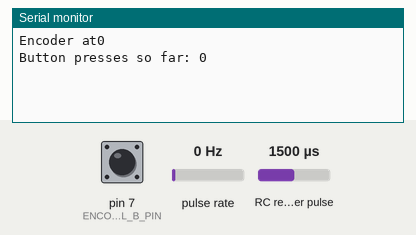
Recording of a program running on a simulated Arduino Nano, built with avr-gcc and run on an emulated ATmega328P. Shown: the last lines printed to the serial monitor. Wiring (inferred from the names in the program): RC receiver channel: data pin 2; pulse sensor: data pin 3. The inputs (shaded band) are chosen by the test bench; at power-on: pulse rate 0 Hz, pin 7 (ENCODER_CHANNEL_B_PIN) HIGH, RC receiver pulse 1500 µs.

Above: at 1.2 s.
1.3 s: pulse rate (sensor on pin 3) set to 4 Hz
At 2.6 s:
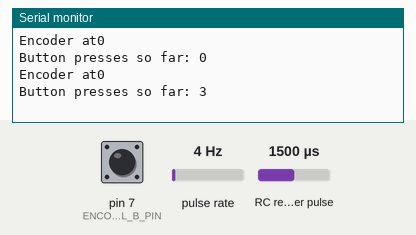
2.8 s: pulse rate (sensor on pin 3) set to 50 Hz
At 3.8 s:
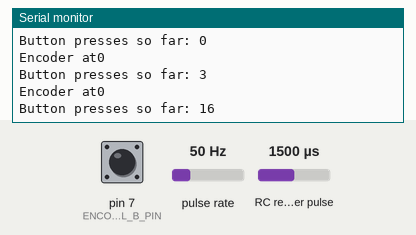
Timing chart, 0 to 5.8 s (numbered marks = the images above; inputs shaded):
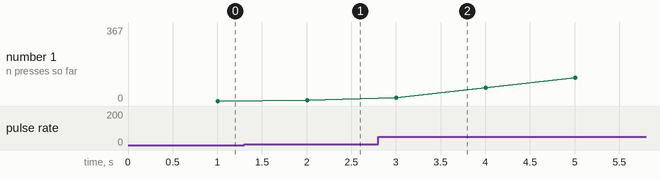

The program:

main.cpp
```cpp
#include <Arduino.h>

#include "Encoder.hpp"

/**************************
 * Variables / Constants
 **************************/
/**
 * Note: On a Nano, the channel A pin and the encoder switch pin MUST be
 * either pin 2 or 3 because these are the only two pins that the Arduino
 * can attach an interrupt to. We're only triggering off channel A (which
 * reduces our resolution but this doesn't matter for a simple human input
 * device).
 */
static const uint8_t ENCODER_CHANNEL_A_PIN = 2;
static const uint8_t ENCODER_CHANNEL_B_PIN = 7;
static const uint8_t ENCODER_SWITCH_PIN = 3;

Encoder mEncoder(2, 7);
unsigned long nextTime;
unsigned int mButtonPressesWaitingToAction;

/**************************
 * Interrupt function calls
 **************************/
void userTurn() {
  mEncoder.update();
}

void userSelectButtonPress() {
  mButtonPressesWaitingToAction++;
}

/**************************
 * Entry point methods
 **************************/
void setup() {
  attachInterrupt(digitalPinToInterrupt(ENCODER_CHANNEL_A_PIN), userTurn, CHANGE);
  attachInterrupt(digitalPinToInterrupt(ENCODER_SWITCH_PIN), userSelectButtonPress, RISING);
  Serial.begin(115200);
  nextTime = millis() + 1000;
  mButtonPressesWaitingToAction = 0;
}

void loop() {
  if (millis() > nextTime) {
    Serial.println("Encoder at" + String(mEncoder.getPosition()));
    Serial.println("Button presses so far: " + String(mButtonPressesWaitingToAction));
    nextTime = millis() + 1000;
  }
}
```

encoder.hpp
```cpp
#ifndef __ENCODER_H__
#define __ENCODER_H__

#include <Arduino.h>

class Encoder {
    /*
      wraps encoder setup and update functions in a class

      !!! NOTE : user must call the encoders update method from an
      interrupt function himself! i.e. user must attach an interrupt to the
      encoder pin A and call the encoder update method from within the
      interrupt

      uses Arduino pull-ups on A & B channel outputs
      turning on the pull-ups saves having to hook up resistors
      to the A & B channel outputs

      // ------------------------------------------------------------------------------------------------
      // Example usage :
      // ------------------------------------------------------------------------------------------------
          #include "Encoder.h"

          Encoder encoder(2, 4);

          void setup() {
              attachInterrupt(0, doEncoder, CHANGE);
              Serial.begin (115200);
              Serial.println("start");
          }

          void loop(){
              // do some stuff here - the joy of interrupts is that they take care of themselves
          }

          void doEncoder(){
              encoder.update();
              Serial.println( encoder.getPosition() );
          }
      // ------------------------------------------------------------------------------------------------
      // Example usage end
      // ------------------------------------------------------------------------------------------------
    */
  public:

    // constructor : sets pins as inputs and turns on pullup resistors

    Encoder( int8_t PinA, int8_t PinB) : pin_a ( PinA), pin_b( PinB ) {
      // set pin a and b to be input
      pinMode(pin_a, INPUT);
      pinMode(pin_b, INPUT);
      // and turn on pull-up resistors
      digitalWrite(pin_a, HIGH);
      digitalWrite(pin_b, HIGH);
    };

    // call this from your interrupt function

    void update () {
      if (digitalRead(pin_a)) digitalRead(pin_b) ? position++ : position--;
      else digitalRead(pin_b) ? position-- : position++;
    };

    // returns current position

    long int getPosition () {
      return position;
    };

    // set the position value

    void setPosition ( const long int p) {
      position = p;
    };

  private:

    long int position;

    int8_t pin_a;

    int8_t pin_b;
};

#endif // __ENCODER_H__
```

Measured:
- after the input at 1.3 s, the serial monitor: prints a new line after 0.70 s (image 1)
- after the input at 2.8 s, the serial monitor: prints a new line after 0.20 s (image 2)
- plotted number 1: 0 → 3 after the input at 1.3 s, 3 → 367 after the input at 2.8 s
